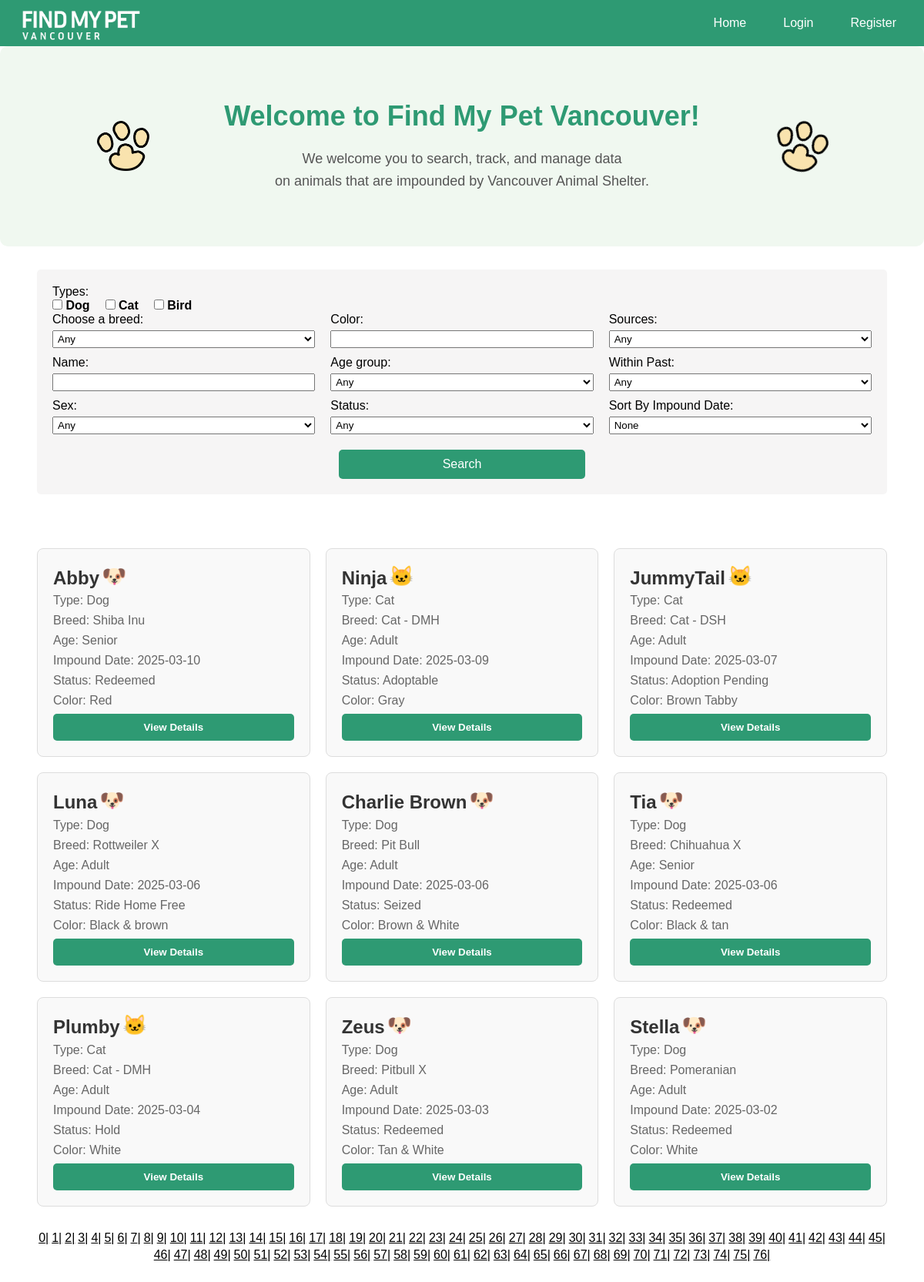
/index.php?page=1, run on the app's committed database.
### tables this page shows
CREATE TABLE `animaltype` (
  `type_id` int(11) NOT NULL,
  `type_name` varchar(50) NOT NULL
);

CREATE TABLE `pets` (
  `animal_id` int(11) NOT NULL,
  `sex` varchar(10) DEFAULT NULL,
  `date_impounded` date DEFAULT NULL,
  `name` varchar(100) DEFAULT NULL,
  `kennel_number` varchar(20) DEFAULT NULL,
  `color` varchar(100) DEFAULT NULL,
  `age_category` varchar(50) DEFAULT NULL,
  `breed_id` int(11) DEFAULT NULL,
  `source_id` int(11) DEFAULT NULL,
  `status_id` int(11) DEFAULT NULL
);

CREATE TABLE `breeds` (
  `breed_id` int(11) NOT NULL,
  `breed_name` varchar(100) NOT NULL,
  `type_id` int(11) DEFAULT NULL
);

CREATE TABLE `statuses` (
  `status_id` int(11) NOT NULL,
  `status_name` varchar(50) NOT NULL
);

### index.php (called while the page is built, shortened)
<?php
require("db.php");
$type_ids = $_GET['checkBoxes'] ?? [];
$breed_id = $_GET['breed'] ?? '';
$name = $_GET['name'] ?? '';
$color = $_GET['color'] ?? '';
$sort = $_GET['sort-option'] ?? '';
$page = isset($_GET['page']) ? max(0, intval($_GET['page'])) : 0;
$LIMIT = 9;
$OFFSET = $page * $LIMIT;
$baseQuery = "FROM Pets
              INNER JOIN breeds ON breeds.breed_id = Pets.breed_id
              INNER JOIN animaltype ON animaltype.type_id = breeds.type_id
              INNER JOIN statuses ON statuses.status_id = Pets.status_id
              WHERE Pets.animal_id IS NOT NULL";
$params = [];
$types = "";
$countQuery = "SELECT COUNT(*) " . $baseQuery;
$stmtCount = $db->prepare($countQuery);
if (!$stmtCount->execute()) {
    exit("Error executing count query: " . $stmtCount->error);
}
$countResult = $stmtCount->get_result();
$totalPets = $countResult->fetch_row()[0];
$totalPages = ceil($totalPets / $LIMIT);
$fullQuery = "SELECT Pets.*, breeds.breed_name, animaltype.type_name, statuses.status_name " . $baseQuery;
if (empty($type_ids) && isset($_SESSION['user_id'])) {
    appendPreferenceOrdering($fullQuery, $params, $types, $db, $_SESSION['user_id'], $sort, $breed_id);
} else {
    $fullQuery .= ($sort === "oldest") ? " ORDER BY Pets.date_impounded ASC" : " ORDER BY Pets.date_impounded DESC";
}
$fullQuery .= " LIMIT $LIMIT OFFSET $OFFSET";
$stmt = $db->prepare($fullQuery);
if (!$stmt->execute()) {
    exit("Error executing fetch query: " . $stmt->error);
}
$petResult = $stmt->get_result();
$typeResult = $db->query("SELECT * FROM animaltype ORDER BY type_id ASC;");
include('index_view.php');
?>

### index_view.php (the view, shortened to what this page needs)
<!DOCTYPE html>
<html lang="en">
<head>
    <link rel="stylesheet" href="./css/index.css">
    <link rel="stylesheet" href="./css/paging.css">
    <link rel="stylesheet" href="https://cdnjs.cloudflare.com/ajax/libs/font-awesome/6.7.2/css/all.min.css">
</head>
<body>
    <?php include('components/navbar.php'); ?>
    <div class="intro-section">
        <div class="paw-left">
            <img src="images/paw.png" alt="Paw" class="paw-image">
        </div>
        <div class="text-content">
            <h1>Welcome to Find My Pet Vancouver!</h1>
            <p>
                We welcome you to search, track, and manage data <br>
                on animals that are impounded by Vancouver Animal Shelter.
            </p>
        </div>
        <div class="paw-right">
            <img src="images/paw.png" alt="Paw" class="paw-image2">
        </div>
    </div>
    <main>
        <div class="container">
            <form class="filter-form" method="GET" action="index.php">
                <div class="search-filter">
                    <div class="top">
                        <label>Types:</label>
                        <div class="type-sec">
                            <?php while ($row = $typeResult->fetch_assoc()): ?>
                                <div>
                                    <?php
                                    $checked = in_array($row['type_id'], $type_ids ?? []) ? 'checked' : '';
                                    ?>
                                    <input type="checkbox" name="checkBoxes[]" value="<?= $row['type_id'] ?>" <?= $checked ?>>
                                    <label><?= $row['type_name'] ?></label>
                                </div>
                            <?php endwhile; ?>
                        </div>
                    </div>
                    <div class="bottom">
                        <div class="left">
                            <div class="breed-drop-down">
                                <label for="breeds">Choose a breed:</label>
                                <select name="breed" id="breed">
                                    <option value="">Any</option>
                                </select>
                            </div>
                            <div class="name-field">
                                <label for="name">Name: </label>
                                <input type="text" id="name" name="name" value="<?= htmlspecialchars($name) ?>">
                            </div>
                            <div class="sex-drop-down">
                                <label for="sex">Sex:</label>
                                <select name="sex" id="sex">
                                    <option value="">Any</option>
                                </select>
                            </div>
                        </div>
                        <div class="middle">
                            <div class="color-field">
                                <label for="color">Color: </label>
                                <input type="text" id="color" name="color" value = "<?= htmlspecialchars($color)?>">
                            </div>
                            <div class="age-drop-down">
                                <label for="age">Age group:</label>
                                <select name="age_category" id="age_category">
                                    <option value="">Any</option>
                                </select>
                            </div>
                            <div class="status-drop-down">
                                <label for="status">Status:</label>
                                <select name="status" id="status">
                                    <option value="">Any</option>
                                </select>
                            </div>
                        </div>
                        <div class="right">
                            <div class="source-drop-down">
                                <label for="source">Sources:</label>
                                <select name="source" id="source">
                                    <option value="">Any</option>
                                </select>
                            </div>
                            <div class="date-drop-down">
                                <label for="within">Within Past:</label>
                                <select name="within" id="within">
                                    <option value="">Any</option>
                                </select>
                            </div>
                            <div class="sort-drop-down">
                                <label for="sort-option">Sort By Impound Date:</label>
                                <select name="sort-option" id="sort-option">
                                    <option value="">None</option>
                                </select>
                            </div>
                        </div>
                    </div>
                    <div class="submit-sec"><button type="submit" class="submit-btn">Search</button></div>
                </div>
            </form>
        </div>
        <div class="container home-pet-sec">
            <div class="pet-grid">
                <?php include('components/pet_cards.php'); ?>
            </div>
            <div class="paging">
                <?php
                $baseCriterias = $_GET;
                ?>
                <?php for ($i = 0; $i < $totalPages; $i++): ?>
                        <?php
                        $baseCriterias['page'] = $i;
                        $url = 'index.php?' . http_build_query($baseCriterias);
                        ?>
                        <a href="<?= $url?>" class="server-page" data-page="<?= $i?>"> <?= $i?>| </a>
                <?php endfor; ?>
            </div>
        </div>
    </main>
</body>
</html>

### components/pet_cards.php (shortened to what this page needs)
<?php while ($row = $petResult->fetch_assoc()): ?>
    <div class="pet-card" data-pet-id="<?= $row['animal_id'] ?>">
        <div class="pet-card-header">
            <div class="left">
                <h2><?= !empty($row['name']) ? htmlspecialchars($row['name']) : 'No name' ?></h2>
                <p>
                    <?php if ($row['type_name'] === 'Dog'): ?>🐶
                    <?php elseif ($row['type_name'] === 'Cat'): ?>🐱
                    <?php else: ?>🐦<?php endif; ?>
                </p>
            </div>
        </div>
        <p>Type: <?= htmlspecialchars($row['type_name']) ?></p>
        <p>Breed: <?= htmlspecialchars($row['breed_name']) ?></p>
        <p>Age: <?= htmlspecialchars($row['age_category']) ?></p>
        <p>Impound Date: <?= htmlspecialchars($row['date_impounded']) ?></p>
        <p>Status: <?= htmlspecialchars($row['status_name']) ?></p>
        <p>Color: <?= htmlspecialchars($row['color']) ?></p>
        <button class="view-details" onclick="window.location.href='pet_detail.php?pet=<?= $row['animal_id'] ?>'">
            View Details
        </button>
    </div>
<?php endwhile; ?>

### css/index.css (style rules this page uses)
* { margin: 0; padding: 0; box-sizing: border-box; font-family: Arial, Helvetica, sans-serif; }
html { --primary-green: #2e9a73; --dark-blue: #2B3440; --secondary-blue: #5077A0; --secondary-green: #50A079; --stronger-green: #48906c; --stronger-blue: #486b90; --border-grey: #ccc; }
.container { max-width: 80rem; margin: 0 auto; width: 100%; padding-left: 3rem; padding-right: 3rem; }
.filter-form { display: flex; }
.search-filter { display: grid; grid-template-rows: auto auto; width: 100%; padding: 20px; background-color: #f6f5f5; border-radius: 5px; }
.search-filter .bottom { display: grid; grid-template-columns: repeat(3, 1fr); gap: 20px; }
.search-filter .bottom>div { display: flex; flex-direction: column; gap: 10px; }
.search-filter .type-sec label { font-weight: bold; }
.search-filter .type-sec { display: flex; gap: 20px; }
.search-filter input[type="text"], .search-filter select { width: 100%; padding: 2px; margin-top: 5px; box-sizing: border-box; }
.submit-sec { display: flex; justify-content: center; }
.submit-btn { padding: 10px 20px; background-color: var(--primary-green); color: white; font-size: 16px; border: none; border-radius: 5px; margin-top: 20px; width: 30%; cursor: pointer; }
.home-pet-sec { margin-top: 70px; }
.pet-grid { display: grid; grid-template-columns: repeat(3, 1fr); width: 100%; gap: 20px; }
.pet-card { background-color: #f9f9f9; border: 1px solid #ddd; border-radius: 8px; padding: 20px; max-width: 406px; }
.pet-card h2 { color: #333; }
.pet-card p { color: #666; margin-bottom: 8px; }
.pet-card .view-details { background-color: var(--primary-green); color: white; border: none; padding: 10px 20px; border-radius: 5px; cursor: pointer; transition: background-color 0.3s; width: 100%; text-align: center; font-weight: bold; }
.pet-card-header { display: flex; justify-content: space-between; gap: 1rem; }
.pet-card-header h2 { line-height: 1.5; }
.pet-card-header p { font-size: 1.6rem; line-height: 1.2; }
.pet-card-header .left { display: flex; flex-direction: row; gap: 0.2rem; flex-wrap: wrap; }
.intro-section { display: grid; grid-template-columns: 180px 1fr 180px; align-items: center; background-color: #f0f8f0; padding: 70px 70px; margin-bottom: 30px; border-radius: 10px; gap: 20px; }
.paw-left, .paw-right { display: flex; align-items: center; justify-content: center; }
.paw-image, .paw-image2 { height: 65px; width: auto; }
.paw-image2 { transform: rotate(20deg); }
.text-content { text-align: center; }
.text-content h1 { font-size: 36px; color: #2e9a73; margin-bottom: 20px; }
.text-content p { font-size: 18px; color: #555; line-height: 1.6; }

### css/paging.css (style rules this page uses)
.paging { margin-top: 2rem; margin-bottom: 2rem; display: flex; justify-content: center; align-items: center; flex-wrap: wrap; gap: 0.25rem; list-style-type: none; }
.paging a { color: black; }

### data on the page
animaltype: type_name "Dog"
animaltype: type_name "Cat"
animaltype: type_name "Bird"
pets: name "Abby", animaltype.type_name "Dog", breed.breed_name "Shiba Inu", age_category "Senior", date_impounded "2025-03-10", status.status_name "Redeemed", color "Red"
pets: name "Ninja", animaltype.type_name "Cat", breed.breed_name "Cat - DMH", age_category "Adult", date_impounded "2025-03-09", status.status_name "Adoptable", color "Gray"
pets: name "JummyTail", animaltype.type_name "Cat", breed.breed_name "Cat - DSH", age_category "Adult", date_impounded "2025-03-07", status.status_name "Adoption Pending", color "Brown Tabby"
pets: name "Luna", animaltype.type_name "Dog", breed.breed_name "Rottweiler X", age_category "Adult", date_impounded "2025-03-06", status.status_name "Ride Home Free", color "Black & brown"
pets: name "Charlie Brown", animaltype.type_name "Dog", breed.breed_name "Pit Bull", age_category "Adult", date_impounded "2025-03-06", status.status_name "Seized", color "Brown & White"
pets: name "Tia", animaltype.type_name "Dog", breed.breed_name "Chihuahua X", age_category "Senior", date_impounded "2025-03-06", status.status_name "Redeemed", color "Black & tan"
pets: name "Plumby", animaltype.type_name "Cat", breed.breed_name "Cat - DMH", age_category "Adult", date_impounded "2025-03-04", status.status_name "Hold", color "White"
pets: name "Zeus", animaltype.type_name "Dog", breed.breed_name "Pitbull X", age_category "Adult", date_impounded "2025-03-03", status.status_name "Redeemed", color "Tan & White"
pets: name "Stella", animaltype.type_name "Dog", breed.breed_name "Pomeranian", age_category "Adult", date_impounded "2025-03-02", status.status_name "Redeemed", color "White"
